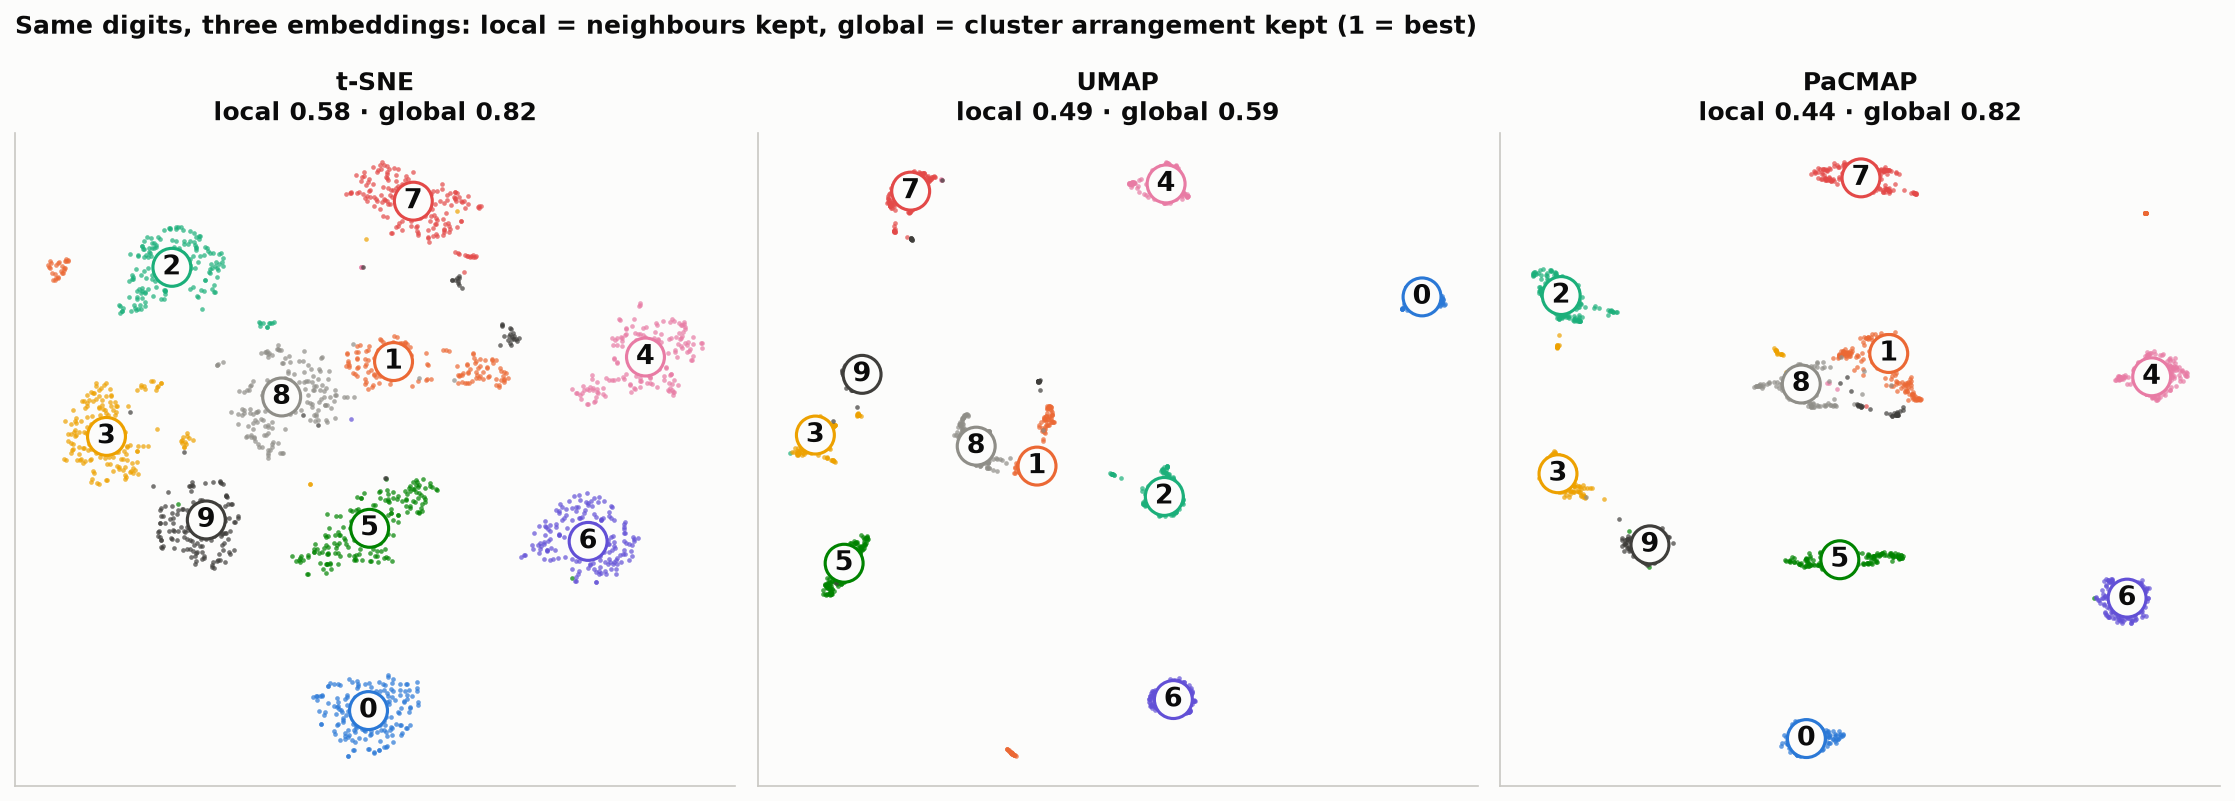

The Python source for this figure:
"""
Dimension Reduction Comparison (t-SNE, UMAP, PaCMAP)  -  family: Correlation

DESIGN PURPOSE
Embeds the same high-dimensional dataset with three popular methods side by
side, and scores each for local structure (are nearest neighbours kept?) and
global structure (are distances between clusters kept?). Every 2-D map of
high-dimensional data distorts something; comparing methods shows which
patterns are robust and which are artefacts of one algorithm.

WHEN TO USE
  - Before trusting clusters or gaps in a single t-SNE or UMAP map
  - Choose a method for a recurring report (e.g. mapping stocks by return
    characteristics, customers by behaviour)
  - Teach what each method preserves and what it throws away

AVOID WHEN
  - You need distances or axes with meaning (use PCA, whose axes are linear
    combinations you can interpret)
  - Fewer than a few hundred points; the methods disagree mostly because of
    noise
  - Audiences who will read cluster size or the gap between clusters literally

ALTERNATIVES
  - PCA biplot (linear, interpretable axes)
  - Projection distortion map (where a single embedding stretches or squeezes)
  - Clustered correlation heatmap

REFERENCE
  - Wang, Y., Huang, H., Rudin, C. & Shaposhnik, Y. (2021). Understanding how
    dimension reduction tools work: an empirical approach to deciphering
    t-SNE, UMAP, TriMap, and PaCMAP for data visualization. Journal of Machine
    Learning Research 22(201), 1–73. https://jmlr.org/papers/v22/20-1061.html

EXAMPLE
The real handwritten-digits dataset that ships with scikit-learn (1,797 images
of 8×8 pixels, 64 dimensions), embedded with t-SNE, UMAP and PaCMAP.

Run:  python dimension_reduction_comparison.py
"""
import sys
from pathlib import Path

import numpy as np
import pandas as pd
import matplotlib.pyplot as plt

# Library style: categorical colors in fixed order, recessive axes, hairline grid.
PALETTE = ["#2a78d6", "#eb6834", "#1baf7a", "#eda100",
           "#e87ba4", "#008300", "#6250d6", "#e34948"]
SEQ_CMAP = "Blues"      # sequential: one hue, light -> dark
DIV_CMAP = "RdBu_r"     # diverging: two opposite hues, neutral midpoint
GRAY = "#b8b7b1"        # de-emphasised marks
plt.rcParams.update({
    "figure.figsize": (8, 4.8), "figure.dpi": 110, "figure.facecolor": "#fcfcfb",
    "axes.facecolor": "#fcfcfb", "axes.edgecolor": "#c9c8c3", "axes.linewidth": 0.8,
    "axes.spines.top": False, "axes.spines.right": False,
    "axes.grid": True, "grid.color": "#e6e5e1", "grid.linewidth": 0.6, "axes.axisbelow": True,
    "axes.prop_cycle": plt.cycler(color=PALETTE),
    "axes.titlesize": 13, "axes.titleweight": "bold", "axes.titlelocation": "left",
    "axes.labelcolor": "#52514e", "xtick.color": "#52514e", "ytick.color": "#52514e",
    "text.color": "#0b0b0b", "font.size": 10, "lines.linewidth": 2,
    "legend.frameon": False,
})

import os
os.environ["NUMBA_NUM_THREADS"] = "1"  # PaCMAP/UMAP use numba; single-threaded avoids a macOS crash
os.environ["OMP_NUM_THREADS"] = "1"
from scipy.spatial.distance import pdist
from scipy.stats import spearmanr
from sklearn.datasets import load_digits
from sklearn.manifold import TSNE
from sklearn.neighbors import NearestNeighbors
import umap
import pacmap

# --- Example data ------------------------------------------------------------
digits = load_digits()
X = (digits.data / 16).astype("float32")
labels = digits.target
embeddings = {
    "t-SNE": TSNE(n_components=2, perplexity=30, init="pca", random_state=0).fit_transform(X),
    "UMAP": umap.UMAP(n_neighbors=15, min_dist=0.1, random_state=0).fit_transform(X),
    "PaCMAP": pacmap.PaCMAP(n_components=2, random_state=0, apply_pca=False).fit_transform(X),
}
{name: e.shape for name, e in embeddings.items()}

# --- Plot --------------------------------------------------------------------
def local_score(high, low, k=10):
    nn_h = NearestNeighbors(n_neighbors=k + 1).fit(high).kneighbors(high, return_distance=False)[:, 1:]
    nn_l = NearestNeighbors(n_neighbors=k + 1).fit(low).kneighbors(low, return_distance=False)[:, 1:]
    return np.mean([len(set(a) & set(b)) / k for a, b in zip(nn_h, nn_l)])

def global_score(high, low, y):
    ch = np.array([high[y == c].mean(0) for c in range(10)])
    cl = np.array([low[y == c].mean(0) for c in range(10)])
    return spearmanr(pdist(ch), pdist(cl)).statistic

colors = PALETTE + ["#8f8e88", "#3f3e3b"]
fig, axes = plt.subplots(1, 3, figsize=(15, 5.4))
for ax, (name, emb) in zip(axes, embeddings.items()):
    for c in range(10):
        pts = emb[labels == c]
        ax.scatter(pts[:, 0], pts[:, 1], s=5, color=colors[c], alpha=0.7, linewidth=0)
        cx, cy = np.median(pts, axis=0)
        ax.text(cx, cy, str(c), ha="center", va="center", fontsize=13, fontweight="bold", color="#0b0b0b",
                bbox=dict(boxstyle="circle,pad=0.2", facecolor="#fcfcfb", edgecolor=colors[c], linewidth=1.5))
    ax.set_title(f"{name}\nlocal {local_score(X, emb):.2f} · global {global_score(X, emb, labels):.2f}",
                 loc="center", fontsize=12)
    ax.set_xticks([])
    ax.set_yticks([])
    ax.grid(False)
fig.suptitle("Same digits, three embeddings: local = neighbours kept, global = cluster arrangement kept (1 = best)",
             x=0.01, ha="left", fontsize=12, fontweight="bold")
fig.tight_layout()

# --- Save / show -------------------------------------------------------------
out = Path(__file__).with_name(Path(__file__).stem + ".png")
fig.savefig(out, dpi=150, bbox_inches="tight")
print(f"saved {out}")
if "--no-show" not in sys.argv:
    plt.show()
